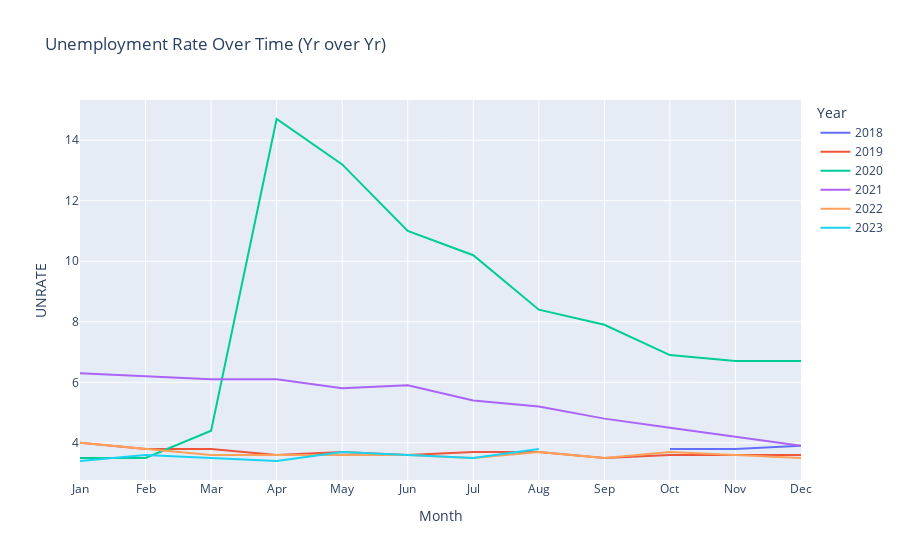

Notebook source saved alongside this figure:
### Markdown cell above
## Unemployment Rate Over Time (Year over Year)')

### Code cell
# Extracting month and year from the index
unemployment_data['Month'] = unemployment_data.index.month
unemployment_data['Year'] = unemployment_data.index.year

# Resetting index for plotting
unemployment_data_reset = unemployment_data.reset_index(drop=True)

# Creating the plot
fig = px.line(unemployment_data_reset, x='Month', y='UNRATE', color='Year', title='Unemployment Rate Over Time (Yr over Yr)')

# Updating x-axis to show only months
fig.update_xaxes(
    tickmode='array',
    tickvals=list(range(1, 13)),
    ticktext=['Jan', 'Feb', 'Mar', 'Apr', 'May', 'Jun', 'Jul', 'Aug', 'Sep', 'Oct', 'Nov', 'Dec']
)

fig.show()

### Figure 1 — Plotly figure (JSON) as saved in the notebook; plotly's stock layout.template omitted (floating-point values rounded to 4 significant figures)
{"data": [{"hovertemplate": "Year=2018<br>Month=%{x}<br>UNRATE=%{y}<extra></extra>", "legendgroup": "2018", "line": {"color": "#636efa", "dash": "solid"}, "marker": {"symbol": "circle"}, "mode": "lines", "name": "2018", "orientation": "v", "showlegend": true, "type": "scatter", "x": [10, 11, 12], "xaxis": "x", "y": [3.8, 3.8, 3.9], "yaxis": "y"}, {"hovertemplate": "Year=2019<br>Month=%{x}<br>UNRATE=%{y}<extra></extra>", "legendgroup": "2019", "line": {"color": "#EF553B", "dash": "solid"}, "marker": {"symbol": "circle"}, "mode": "lines", "name": "2019", "orientation": "v", "showlegend": true, "type": "scatter", "x": [1, 2, 3, 4, 5, 6, 7, 8, 9, 10, 11, 12], "xaxis": "x", "y": [4, 3.8, 3.8, 3.6, 3.7, 3.6, 3.7, 3.7, 3.5, 3.6, 3.6, 3.6], "yaxis": "y"}, {"hovertemplate": "Year=2020<br>Month=%{x}<br>UNRATE=%{y}<extra></extra>", "legendgroup": "2020", "line": {"color": "#00cc96", "dash": "solid"}, "marker": {"symbol": "circle"}, "mode": "lines", "name": "2020", "orientation": "v", "showlegend": true, "type": "scatter", "x": [1, 2, 3, 4, 5, 6, 7, 8, 9, 10, 11, 12], "xaxis": "x", "y": [3.5, 3.5, 4.4, 14.7, 13.2, 11, 10.2, 8.4, 7.9, 6.9, 6.7, 6.7], "yaxis": "y"}, {"hovertemplate": "Year=2021<br>Month=%{x}<br>UNRATE=%{y}<extra></extra>", "legendgroup": "2021", "line": {"color": "#ab63fa", "dash": "solid"}, "marker": {"symbol": "circle"}, "mode": "lines", "name": "2021", "orientation": "v", "showlegend": true, "type": "scatter", "x": [1, 2, 3, 4, 5, 6, 7, 8, 9, 10, 11, 12], "xaxis": "x", "y": [6.3, 6.2, 6.1, 6.1, 5.8, 5.9, 5.4, 5.2, 4.8, 4.5, 4.2, 3.9], "yaxis": "y"}, {"hovertemplate": "Year=2022<br>Month=%{x}<br>UNRATE=%{y}<extra></extra>", "legendgroup": "2022", "line": {"color": "#FFA15A", "dash": "solid"}, "marker": {"symbol": "circle"}, "mode": "lines", "name": "2022", "orientation": "v", "showlegend": true, "type": "scatter", "x": [1, 2, 3, 4, 5, 6, 7, 8, 9, 10, 11, 12], "xaxis": "x", "y": [4, 3.8, 3.6, 3.6, 3.6, 3.6, 3.5, 3.7, 3.5, 3.7, 3.6, 3.5], "yaxis": "y"}, {"hovertemplate": "Year=2023<br>Month=%{x}<br>UNRATE=%{y}<extra></extra>", "legendgroup": "2023", "line": {"color": "#19d3f3", "dash": "solid"}, "marker": {"symbol": "circle"}, "mode": "lines", "name": "2023", "orientation": "v", "showlegend": true, "type": "scatter", "x": [1, 2, 3, 4, 5, 6, 7, 8], "xaxis": "x", "y": [3.4, 3.6, 3.5, 3.4, 3.7, 3.6, 3.5, 3.8], "yaxis": "y"}], "layout": {"legend": {"title": {"text": "Year"}, "tracegroupgap": 0}, "title": {"text": "Unemployment Rate Over Time (Yr over Yr)"}, "xaxis": {"anchor": "y", "domain": [0, 1], "tickmode": "array", "ticktext": ["Jan", "Feb", "Mar", "Apr", "May", "Jun", "Jul", "Aug", "Sep", "Oct", "Nov", "Dec"], "tickvals": [1, 2, 3, 4, 5, 6, 7, 8, 9, 10, 11, 12], "title": {"text": "Month"}}, "yaxis": {"anchor": "x", "domain": [0, 1], "title": {"text": "UNRATE"}}}}
